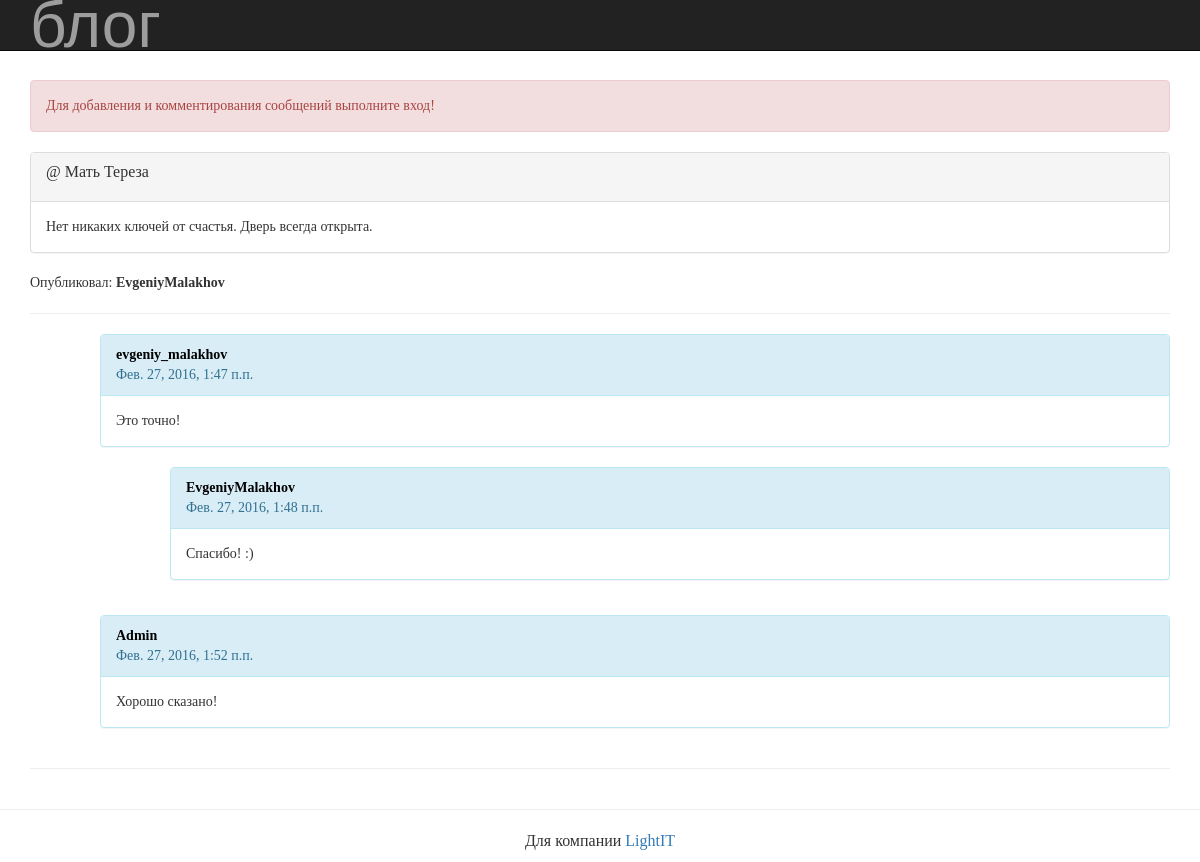
Page /article/3/ on the committed database.
### myapp/models.py (models this page shows, shortened)
class Articles(models.Model):
    title = models.CharField(verbose_name='Заголовок', max_length=100)
    text = models.TextField()
    date = models.DateTimeField(auto_now_add=True)
    user = models.ForeignKey(User)
    class Meta():
        db_table = 'articles'
        ordering = ['-date']    # для вывода новых сообщений первыми

class Comments(models.Model):
    class Meta():
        db_table = 'comments'
    comment = models.TextField(verbose_name="Добавить коментарий")
    date = models.DateTimeField(auto_now_add=True)
    article = models.ForeignKey(Articles)
    user = models.ForeignKey(User)

class CommentToComment(models.Model):
    class Meta():
        db_table = 'subcomments'
    subcomment = models.TextField(verbose_name="Коментарий")
    date = models.DateTimeField(auto_now_add=True)
    comment = models.ForeignKey(Comments)
    user = models.ForeignKey(User)

### myapp/views.py (the view)
# urls.py: url(r'^article/(?P<articles_id>\d+)/$', 'myapp.views.article', name='article'),
def article(request, articles_id=1):
    args = {}
    args.update(csrf(request))
    args = {
        'form': CommentForm(),
        'article': Articles.objects.get(id=articles_id),
        'comments': Comments.objects.filter(article_id=articles_id),
        'subcomments': CommentToComment.objects.all(),
    }
    return render(request, "myapp/articl.html", args)

### myapp/templates/myapp/articl.html (shortened to what this page needs)
{% extends 'myapp/base.html' %}
{% block message %}
    {% if not user.is_authenticated %}
        <div class="alert alert-danger">
            <p>Для добавления и комментирования сообщений выполните вход!</p>
        </div>
    {% endif %}
{% endblock %}
{% block contact %}
    <div class="panel panel-default">
        <div class='panel-heading'>
		    <h4 class='panel-title'><p>{{ article.title }}</p></h4>
        </div>
        <div class='panel-collapse collapse in'>
            <div class='panel-body'>{{ article.text }}</div>
        </div>
    </div>
    <p class="author">Опубликовал: <b>{{ article.user }}</b></p>
        <hr>
            <ul class="media-list">
            {% for comm in comments %}
                <li class="media ">
                    <div class="media-body">
                        <div class="panel panel-info">
                            <div class='panel-heading'>
                                <div class="author">{{ comm.user }}</div>
				                <span class='date'>{{ comm.date }}</span>
                            </div>
                            <div class='panel-collapse collapse in'>
                                <div class='panel-body'>
                                    <div class="media-text text-justify">{{ comm.comment }}</div>
                                </div>
                            </div>
                        </div>
                        {% for subcom in subcomments %}
                            {% if subcom.comment_id == comm.id %}
                            <div class="media">
                                <div class="media-body">
                                    <div class="panel panel-info">
                                        <div class='panel-heading'>
                                            <div class="author">{{ subcom.user }}</div>
				                            <span class='date'>{{ subcom.date }}</span>
                                        </div>
                                        <div class='panel-body'>
                                            <div class="media-text text-justify">{{ subcom.subcomment }}</div>
                                        </div>
                                    </div>
                                </div>
                            </div>
                            {% endif %}
                        {% endfor %}
                    </div>
                </li>
            {% endfor %}
            </ul>
            <hr>
{% endblock %}
{% block footer %}
    <footer>
        <hr>
        <p>Для компании <a href="http://light-it.net/">LightIT</a></p>
    </footer>
{% endblock %}

### myapp/templates/myapp/base.html (shortened to what this page needs)
{% load staticfiles %}
<!DOCTYPE html>
<html lang="en">
  <head>
    <link href="{% static 'myapp/css/bootstrap.min.css' %}" rel="stylesheet">
    <link href="{% static 'myapp/css/style.css' %}" rel="stylesheet">
  </head>
  <body>
    <nav class="navbar navbar-inverse navbar-fixed-top">
      <div class="container">
        <div class="navbar-header">
          <a class="navbar-brand" href="{% url 'home' %}">блог</a>
        </div>
        <div id="navbar" class="collapse navbar-collapse">
        </div>
      </div>
    </nav>
    <div class="container main-content">
    {% block message %}{% endblock %}
      <div class="starter-template">
        {% block contact %}{% endblock %}
      </div>
    </div>
    {% block footer %}{% endblock %}
  </body>
</html>

### myapp/static/myapp/css/style.css (style rules this page uses)
body { font-family: Georgia, 'Times New Roman', Times, serif; }
.container .navbar-brand { font-family: Bickham Script Two, Charcoal, sans-serif; font-size: 64px; }
.main-content { margin-top: 80px; }
.media-body .author, .panel-heading .author { display: block; font-size: 14px; color: #000; font-weight: 700; }
.media { margin-left: 70px; }
footer { font-size: 16px; text-align: center; }

### rows in the picture
Articles: title "@ Мать Тереза", text "Нет никаких ключей от счастья. Дверь всегда открыта.", user "EvgeniyMalakhov"
Comments: user "evgeniy_malakhov", date "Фев. 27, 2016, 1:47 п.п.", comment "Это точно!"
CommentToComment: user "EvgeniyMalakhov", date "Фев. 27, 2016, 1:48 п.п.", subcomment "Спасибо! :)"
Comments: user "Admin", date "Фев. 27, 2016, 1:52 п.п.", comment "Хорошо сказано!"
